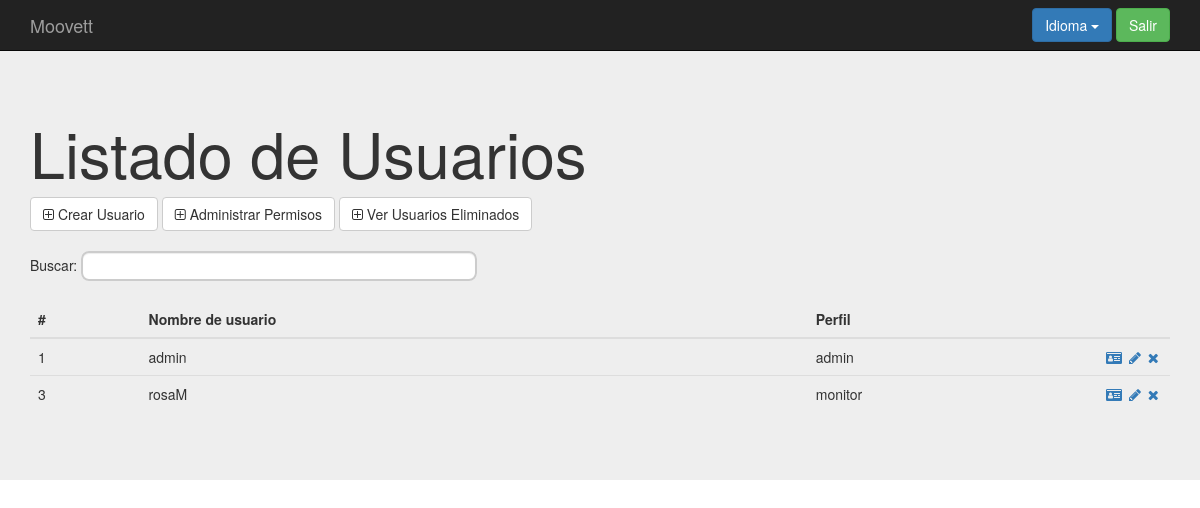
The page /index.php?controller=user&action=show (signed in) on the database as committed earlier.
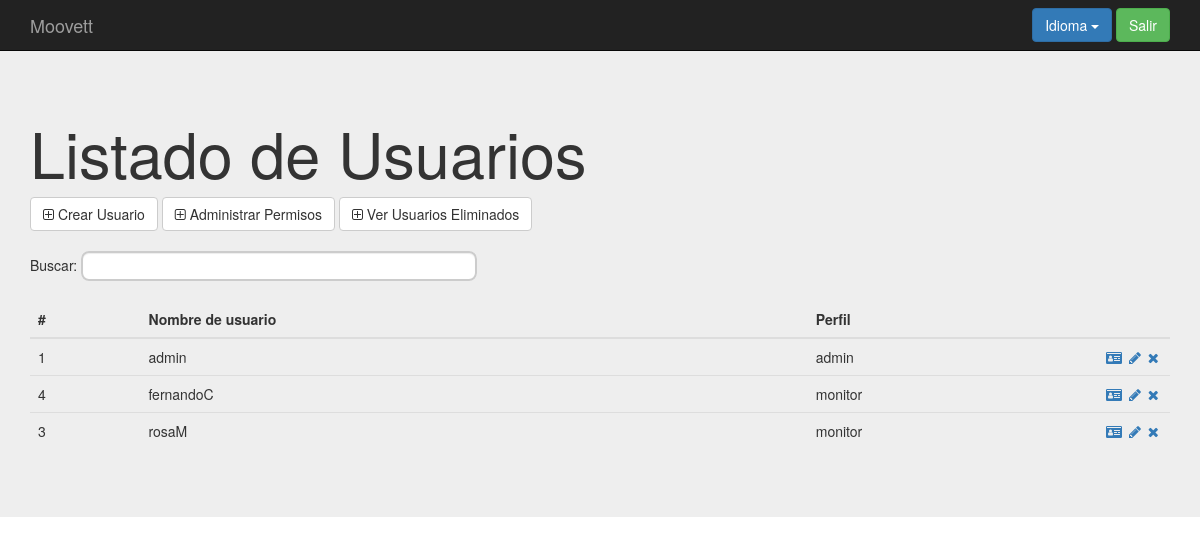
The same page on the database as committed later.
### tables this page shows
create table `user` (
`id` int(11) not null,
  `dni` varchar(9) not null,
  `username` varchar(25) not null,
  `name` varchar(15) not null,
  `surname` varchar(40) not null,
  `fecha_nac` date not null,
  `direccion` varchar(50) not null,
  `comentario` varchar(500) default null,
  `num_cuenta` varchar(24) not null,
  `tipo_contrato` varchar(20) not null,
  `email` varchar(40) not null,
  `foto` varchar(50) not null,
  `activo` tinyint(1) not null default '1',
  `passwd` varchar(15) default null,
  `profile` varchar(25) default null
);

### core/ViewManager.php (called while the page is built, shortened)
<?php
class ViewManager {
    private $variables = array();
    public function setVariable($varname, $value, $flash=false) {
        $this->variables[$varname] = $value;
    }
    public function getVariable($varname, $default=NULL) {
        if (!isset($this->variables[$varname])) {
            return $default;
        }
        return $this->variables[$varname];
    }
    public function render($controller, $viewname) {
        include(__DIR__."/../Views/$controller/$viewname.php");
    }
    private static $viewmanager_singleton = NULL;
    public static function getInstance() {
        if (self::$viewmanager_singleton == null) {
            self::$viewmanager_singleton = new ViewManager();
        }
        return self::$viewmanager_singleton;
    }
}

### Controllers/USER_Controller.php (called while the page is built, shortened)
<?php
require_once(__DIR__."/../core/ViewManager.php");
require_once(__DIR__."/../core/I18n.php");
require_once(__DIR__."/../Models/User.php");
require_once(__DIR__."/../Models/USER_Model.php");
class USER_Controller extends BaseController {
    private $userMapper;
    public function __construct() {
        $this->userMapper = new USER_Model();
        $this->view->setLayout("default");
    }
    public function show(){
        $users = $this->userMapper->fetch_all();
        $users_json = json_encode($this->users_to_json($users));
        $this->view->setVariable("users", $users);
        $this->view->setVariable("users_json", $users_json);
        $this->view->render("user", "USER_SHOW_Vista");
    }
    private function users_to_json($users){
        $users_json = array();
        foreach ($users as $user){
            $aux = array();
            $aux['id'] = $user->getID();
            $aux['username'] = $user->getUsername();
            $aux['dni'] = $user->getDNI();
            $aux['profile'] = $user-> getProfile();
            $users_json[] = $aux;
        }
        return $users_json;
    }
}

### index.php (called while the page is built, shortened)
<?php
function run() {
    try{
        $controller = loadController($_GET["controller"]);
        $actionName = $_GET["action"];
        $controller->$actionName();
    } catch(Exception $ex) {
        die($ex->getMessage());
  }
}
function loadController($controllerName) {
    return new $controllerClassName();
}
run();
?>

### core/I18n.php (called while the page is built, shortened)
<?php
class I18n {
  private $messages;
  public function setLanguage($language) {
    $this->messages = $i18n_messages;
  }
  public function i18n($key) {
    if (isset($this->messages[$key])){
      return $this->messages[$key];
    }else{
      return $key;
    }
  }
  private static $i18n_singleton = null;
  public static function getInstance() {
    if (self::$i18n_singleton == NULL) {
      self::$i18n_singleton = new I18n();
    }
    return self::$i18n_singleton;
  }
}
function i18n($key) {
  return I18n::getInstance()->i18n($key);
}

### Models/User.php (called while the page is built, shortened)
<?php
class User {
    private $id;
    private $profile;
    private $username;
    public function __construct($id=NULL, $profile=NULL, $dni=NULL, $username=NULL, $name=NULL, $surname=NULL,
                                $fecha_nac=NULL, $direccion=NULL, $comentario=NULL, $num_cuenta=NULL, $tipo_contrato=NULL,
                                $email=NULL, $foto=NULL, $activo=NULL, $passwd=NULL) {
     $this->id = $id;
     $this->profile = $profile;
     $this->username = $username;
    }
    public function getID() {
        return $this->id;
    }
    public function getProfile(){
        return $this->profile;
    }
    public function getUsername() {
        return $this->username;
    }
    public function setUsername($username) {
        $this->username = $username;
    }
}

### Models/USER_Model.php (called while the page is built, shortened)
<?php
require_once(__DIR__."/../core/PDOConnection.php");
class USER_Model {
    private $db;
    public function __construct() {
        $this->db = PDOConnection::getInstance();
    }
    public function fetch_all($activo = 1){
        $sql = $this->db->prepare("SELECT * FROM user WHERE activo=? ORDER BY username");
        $sql->execute(array($activo));
        $users_db = $sql->fetchAll(PDO::FETCH_ASSOC);
        $users = array();
        foreach ($users_db as $user) {
            array_push($users, new User($user["id"], $user["profile"], $user["dni"], $user["username"], $user["name"],
                                        $user["surname"],$user["fecha_nac"],$user["direccion"],$user["comentario"],
                                        $user["num_cuenta"],$user["tipo_contrato"], $user["email"],$user["foto"],$user["activo"],NULL ));
        }
        return $users;
    }
}

### core/PDOConnection.php (called while the page is built)
<?php
class PDOConnection {
    private static $dbhost = "127.0.0.1";
    private static $dbname = "moovett";
    private static $dbuser = "moovett";
    private static $dbpass = "moovett";
    private static $db_singleton = null;
    public static function getInstance() {
        if (self::$db_singleton == null) {
            self::$db_singleton = new PDO(
                "mysql:host=".self::$dbhost.";dbname=".self::$dbname.";charset=utf8",
                self::$dbuser,
                self::$dbpass,
                array(
                    PDO::ATTR_EMULATE_PREPARES => false,
                    PDO::ATTR_ERRMODE => PDO::ERRMODE_EXCEPTION
                )
            );
        }
        return self::$db_singleton;
    }
}
?>

### Views/user/USER_SHOW_Vista.php (the view, shortened to what the changed rows need)
<?php
require_once(__DIR__."/../../core/ViewManager.php");
$view = ViewManager::getInstance();
$view->setVariable("title", "Manage Users");
$users = $view->getVariable("users");
?>
<div class="jumbotron">
    <div class="container">
    <h1><?= i18n("List of Users") ?></h1>
<table class="table top-buffer">
      <thead>
        <tr>
          <th>#</th>
          <th><?= i18n("Username") ?></th>
          <th><?= i18n("Profile") ?></th>
          <th style="width: 72px;"></th>
        </tr>
      </thead>
      <tbody>
	  <?php foreach($users as $user){ ?>
          <tr>
	      <td><?php echo $user->getID(); ?></td>
          <td><?php echo $user->getUsername(); ?></td>
          <td><?php echo $user->getProfile(); ?></td>
          <td>
              <a href="index.php?controller=user&amp;action=showone&amp;id=<?php echo $user->getID();  ?>"><i class="fa fa-id-card" aria-hidden="true"></i></a>
              <a href="index.php?controller=user&amp;action=edit&amp;id=<?php echo $user->getID();  ?>"><i class="fa fa-pencil fa-fw" aria-hidden="true"></i></a>
              <a href="index.php?controller=user&amp;action=delete&amp;id=<?php echo $user->getID();  ?>" role="button" data-toggle="modal"><i class="fa fa-times" aria-hidden="true"></i></a>
          </td>
        </tr>
	<?php } ?>
      </tbody>
</table>
    </div>
</div>

Rows that differ between the two databases and show on the page:
added user: id "4", username "fernandoC", profile "monitor"
